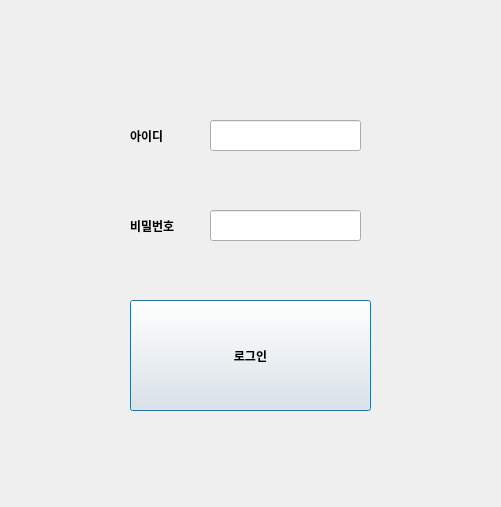
<?xml version="1.0" encoding="UTF-8"?>
<ui version="4.0">
 <class>Dialog</class>
 <widget class="QDialog" name="Dialog">
  <property name="geometry">
   <rect>
    <x>0</x>
    <y>0</y>
    <width>501</width>
    <height>507</height>
   </rect>
  </property>
  <property name="windowTitle">
   <string>Dialog</string>
  </property>
  <widget class="QPushButton" name="login_btn">
   <property name="geometry">
    <rect>
     <x>130</x>
     <y>300</y>
     <width>241</width>
     <height>111</height>
    </rect>
   </property>
   <property name="font">
    <font>
     <family>맑은 고딕</family>
     <weight>75</weight>
     <bold>true</bold>
    </font>
   </property>
   <property name="text">
    <string>로그인</string>
   </property>
  </widget>
  <widget class="QLabel" name="label">
   <property name="geometry">
    <rect>
     <x>130</x>
     <y>110</y>
     <width>161</width>
     <height>51</height>
    </rect>
   </property>
   <property name="font">
    <font>
     <family>맑은 고딕</family>
     <weight>75</weight>
     <bold>true</bold>
    </font>
   </property>
   <property name="text">
    <string>아이디</string>
   </property>
  </widget>
  <widget class="QLineEdit" name="id">
   <property name="geometry">
    <rect>
     <x>210</x>
     <y>120</y>
     <width>151</width>
     <height>31</height>
    </rect>
   </property>
  </widget>
  <widget class="QLineEdit" name="pw">
   <property name="geometry">
    <rect>
     <x>210</x>
     <y>210</y>
     <width>151</width>
     <height>31</height>
    </rect>
   </property>
  </widget>
  <widget class="QLabel" name="label_2">
   <property name="geometry">
    <rect>
     <x>130</x>
     <y>200</y>
     <width>161</width>
     <height>51</height>
    </rect>
   </property>
   <property name="font">
    <font>
     <family>맑은 고딕</family>
     <weight>75</weight>
     <bold>true</bold>
    </font>
   </property>
   <property name="text">
    <string>비밀번호</string>
   </property>
  </widget>
 </widget>
 <resources/>
 <connections/>
</ui>
